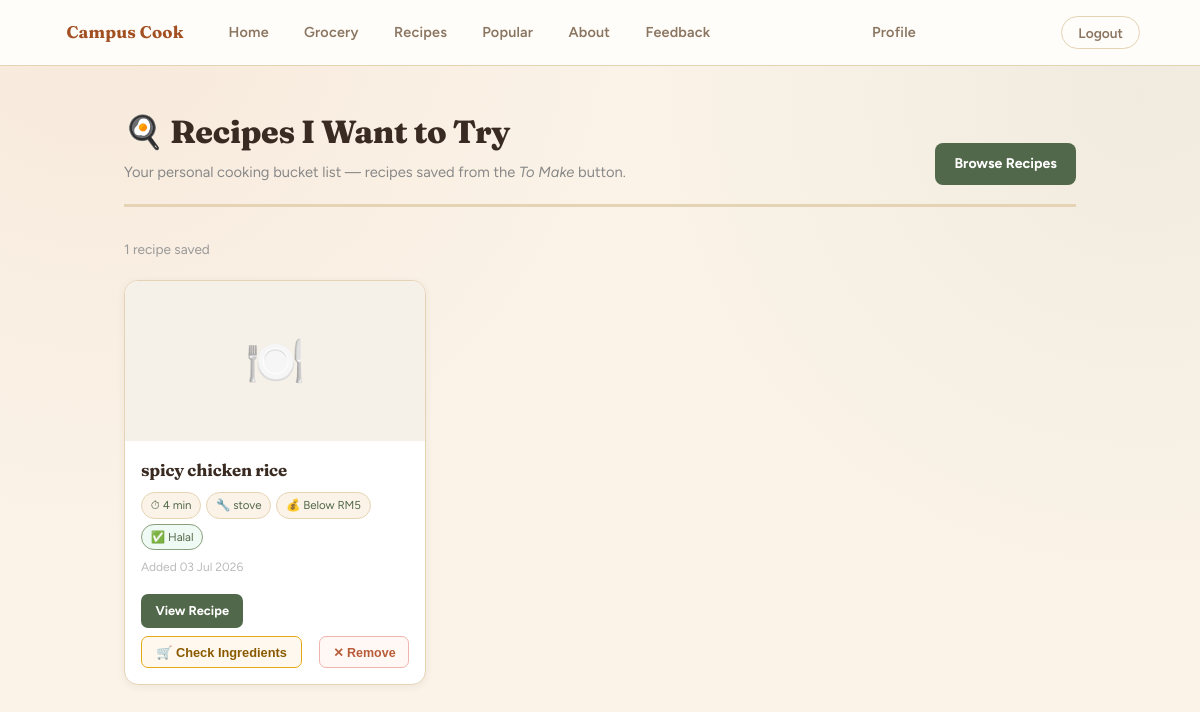
Screenshot of /want-to-try/ (signed in) with the database file from the repository.
### pages/models.py (models this page shows, shortened)
class WantToTry(models.Model):
    user   = models.ForeignKey(
        'pages.AppUser',
        on_delete=models.CASCADE,
        related_name='want_to_try',
    )
    recipe = models.ForeignKey(
        Recipe,
        on_delete=models.CASCADE,
        related_name='wanted_by',
    )
    added_at = models.DateTimeField(auto_now_add=True)
    class Meta:
        unique_together = ('user', 'recipe')
        ordering = ['-added_at']

class Recipe(models.Model):
    BUDGET_CHOICES = [
        ('low',    'Below RM5'),
        ('medium', 'RM5 – RM15'),
        ('high',   'Above RM15'),
    ]
    MEAL_TYPE_CHOICES = [
    ('breakfast', 'Breakfast'),
    ('lunch',     'Lunch'),
    ('dinner',    'Dinner'),
    ('snack',     'Snack'),
    ('dessert',   'Dessert'),
    ('drinks',    'Drinks'),
    ('other',     'Other'),
    ]
    meal_type = models.CharField(max_length=20, choices=MEAL_TYPE_CHOICES, default='other')
    name         = models.CharField(max_length=100)
    ingredients  = models.ManyToManyField(
        Ingredient,
        blank=True,
        related_name='recipes'
    )
    cooking_time = models.IntegerField()
    appliance    = models.CharField(max_length=100)
    instructions = models.TextField()
    image        = models.ImageField(upload_to='recipe_images/', null=True, blank=True)
    is_halal     = models.BooleanField(default=True)
    budget       = models.CharField(
        max_length=10, choices=BUDGET_CHOICES, default='low'
    )
    filters      = models.ManyToManyField(RecipeFilter, blank=True)
    user         = models.ForeignKey(
        'pages.AppUser',
        on_delete=models.CASCADE,
        related_name='recipes'
    )

### pages/views.py (the view)
# urls.py: path("want-to-try/", views.want_to_try_page, name="want_to_try"),
@login_required
def want_to_try_page(request):
    entries = WantToTry.objects.select_related('recipe').filter(user=request.user)
    return render(request, 'pages/wanttotry.html', {'want_to_try': entries})

### pages/templates/pages/wanttotry.html (shortened to what this page needs)
{% extends 'pages/base.html' %}
{% block content %}
<main class="wtt-page">
  <div class="wtt-header">
    <div>
      <h1>🍳 Recipes I Want to Try</h1>
      <p class="wtt-subtitle">
        Your personal cooking bucket list — recipes saved from the <em>To Make</em> button.
      </p>
    </div>
    <a href="{% url 'recipe_list' %}" class="btn-browse">Browse Recipes</a>
  </div>
  {% if want_to_try %}
    <p class="wtt-count">{{ want_to_try|length }} recipe{{ want_to_try|length|pluralize }} saved</p>
    <div class="wtt-grid">
      {% for entry in want_to_try %}
        <article class="wtt-card" id="wtt-card-{{ entry.recipe.id }}">
          <div class="wtt-img-wrap">
            {% if entry.recipe.image %}
              <img src="{{ entry.recipe.image.url }}" alt="{{ entry.recipe.name }}" class="wtt-img">
            {% else %}
              <span class="wtt-placeholder">🍽️</span>
            {% endif %}
          </div>
          <div class="wtt-body">
            <h3 class="wtt-name">{{ entry.recipe.name }}</h3>
            <div class="wtt-tags">
              <span class="tag">⏱ {{ entry.recipe.cooking_time }} min</span>
              <span class="tag">🔧 {{ entry.recipe.appliance }}</span>
              <span class="tag">💰 {{ entry.recipe.get_budget_display }}</span>
              {% if entry.recipe.is_halal %}
                <span class="tag tag--halal">✅ Halal</span>
              {% else %}
                <span class="tag tag--nonhalal">❌ Non-Halal</span>
              {% endif %}
            </div>
            <p class="wtt-added">Added {{ entry.added_at|date:"d M Y" }}</p>
            <div class="wtt-actions">
              <a href="{% url 'recipe_detail' entry.recipe.id %}" class="btn-view">View Recipe</a>
              <button
                class="btn-check btn_action btn_tomake"
                data-recipe-id="{{ entry.recipe.id }}"
                data-recipe-name="{{ entry.recipe.name }}"
                onclick="step1CheckIngredients(this)">
                🛒 Check Ingredients
              </button>
              <button
                class="btn-remove-wtt"
                onclick="removeWantToTry(this, {{ entry.recipe.id }})">
                ✕ Remove
              </button>
            </div>
          </div>
        </article>
      {% endfor %}
    </div>
  {% endif %}
</main>
{% endblock %}

### pages/templates/pages/base.html (style rules this page uses)
:root { --cream: #FBF3E8; --cream-deep: #F1E3CE; --paper: #FFFDF9; --tan: #E4D3B4; --tan-soft: #EEE1C9; --brown: #3A2B22; --brown-soft: #8A7561; --sage: #8AA07C; --sage-dark: #52684A; --sage-pale: #EEF3E7; --terracotta: #C1662F; --terracotta-dark: #A24F21; --terracotta-pale: #FBE9DB; --gold: #D9A441; --gold-dark: #B87F1F; --berry: #B4536C; --berry-dark: #964359; --rose: #C1665F; --rose-dark: #9C4C46; --rose-pale: #FBEDEA; --green: var(--sage); --green-mid: var(--sage); --green-dark: var(--sage-dark); --olive: var(--sage-dark); --amber: var(--gold-dark); --red-soft: var(--rose); --radius-sm: 10px; --radius-md: 16px; --radius-lg: 22px; --shadow-sm: 0 2px 10px rgba(58,43,34,0.07); --shadow-md: 0 10px 28px rgba(58,43,34,0.11); }
*, *::before, *::after { box-sizing: border-box; }
body { font-family: 'Figtree', 'Segoe UI', sans-serif; background: var(--cream); background-image: radial-gradient(circle at 8% 0%, rgba(193,102,47,0.07), transparent 40%), radial-gradient(circle at 95% 12%, rgba(82,104,74,0.06), transparent 38%); background-attachment: fixed; color: var(--brown); margin: 0; min-height: 100vh; line-height: 1.6; }
h1, h2, h3 { font-family: 'Fraunces', Georgia, serif; color: var(--brown); font-weight: 600; letter-spacing: -0.01em; }
a { color: var(--terracotta-dark); text-decoration: none; }
main { padding: 2rem; max-width: 960px; margin: 0 auto; }

### pages/templates/pages/wanttotry.html (style rules this page uses)
.wtt-page { max-width: 1000px; margin: 2.5rem auto; padding: 0 1.5rem 5rem; }
.wtt-header { display: flex; align-items: flex-end; justify-content: space-between; gap: 1rem; flex-wrap: wrap; margin-bottom: 2rem; padding-bottom: 1.2rem; border-bottom: 3px solid var(--tan, #dfd2bd); }
.wtt-header h1 { font-size: 2rem; font-weight: 800; color: var(--brown, #2c2520); margin: 0 0 0.25rem; }
.wtt-subtitle { color: #888; font-size: 0.92rem; margin: 0; }
.btn-browse { padding: 0.6rem 1.2rem; background: var(--green-dark, #2d6a4f); color: #fff; border-radius: 8px; text-decoration: none; font-size: 0.88rem; font-weight: 700; white-space: nowrap; transition: background 0.2s; }
.wtt-count { color: #999; font-size: 0.85rem; margin-bottom: 1.2rem; }
.wtt-grid { display: grid; grid-template-columns: repeat(auto-fill, minmax(280px, 1fr)); gap: 1.4rem; }
.wtt-card { background: #fff; border: 1.5px solid var(--tan, #dfd2bd); border-radius: 14px; overflow: hidden; box-shadow: 0 2px 8px rgba(44,37,32,0.06); transition: transform 0.2s, box-shadow 0.2s; display: flex; flex-direction: column; }
.wtt-img-wrap { width: 100%; height: 160px; background: #f5f0e8; display: flex; align-items: center; justify-content: center; overflow: hidden; }
.wtt-placeholder { font-size: 3rem; }
.wtt-body { padding: 1rem; display: flex; flex-direction: column; gap: 0.5rem; flex: 1; }
.wtt-name { font-size: 1.05rem; font-weight: 700; color: var(--brown, #2c2520); margin: 0; }
.wtt-tags { display: flex; flex-wrap: wrap; gap: 0.3rem; }
.tag { font-size: 0.72rem; padding: 0.2rem 0.55rem; background: var(--cream, #f9f5ee); border: 1px solid var(--tan, #dfd2bd); border-radius: 20px; color: var(--olive, #5a6a3a); }
.tag--halal { background: #f0faf4; border-color: var(--green, #6ac383); color: var(--green-dark, #2d6a4f); }
.wtt-added { font-size: 0.75rem; color: #bbb; margin: 0; }
.wtt-actions { display: flex; flex-wrap: wrap; gap: 0.5rem; margin-top: auto; padding-top: 0.5rem; }
.btn-view { padding: 0.45rem 0.9rem; background: var(--green-dark, #2d6a4f); color: #fff; border-radius: 7px; text-decoration: none; font-size: 0.8rem; font-weight: 700; transition: background 0.2s; }
.btn-check { padding: 0.45rem 0.9rem; font-size: 0.8rem; font-weight: 600; border-radius: 7px; border: 1.5px solid #e6a817; background: #fff8ee; color: #8a5a00; cursor: pointer; transition: background 0.2s; }
.btn-remove-wtt { padding: 0.45rem 0.8rem; font-size: 0.78rem; font-weight: 600; border-radius: 7px; border: 1.5px solid #f0b4ae; background: #fff8f5; color: #b85c38; cursor: pointer; transition: background 0.2s; margin-left: auto; }

### rows the page displays
WantToTry: recipe.name "spicy chicken rice", recipe.cooking_time "4", recipe.appliance "stove", recipe.budget "Below RM5", shows "✅ Halal", added_at "03 Jul 2026"

### other values shown
{{ want_to_try|length }} "1"
